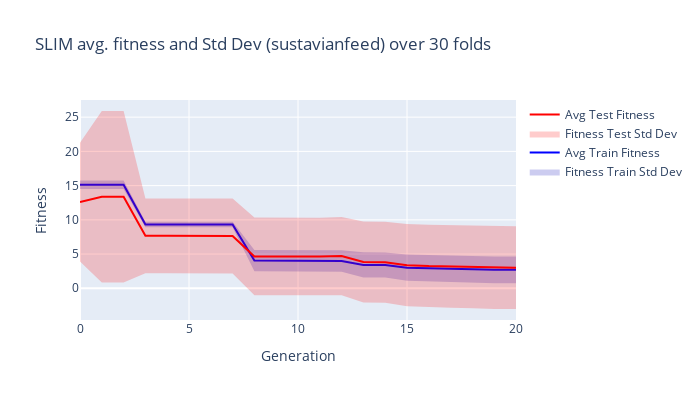

The notebook cell this image was saved under:
### Markdown cell above
When looking at folds, we notice that our model tends to stagnate especially in the last 5, 6 epochs with folds showing even bigger stagnation like fold 7 and 18. Even in earlier to mid epochs we notice extended periods of stagnation. In terms of overfitting, the only clear instance happens in fold 16. The model shows learning ability when it is not stagnating but even in the best performing folds we mostly see sharp drops in loss mixed with periods of stagnation.

### Code cell
plot_avg_fitness('SLIM', n_outer_cv, dataset_name='sustavianfeed')

### Figure 1 — Plotly figure (JSON) as saved in the notebook; plotly's stock layout.template omitted (floating-point values rounded to 4 significant figures)
{"data": [{"line": {"color": "rgba(0,0,255,0)"}, "showlegend": false, "type": "scatter", "x": [0, 1, 2, 3, 4, 5, 6, 7, 8, 9, 10, 11, 12, 13, 14, 15, 16, 17, 18, 19, 20], "y": [15.73, 15.74, 15.74, 9.721, 9.721, 9.721, 9.717, 9.717, 5.582, 5.58, 5.579, 5.573, 5.564, 5.256, 5.245, 4.917, 4.848, 4.763, 4.668, 4.646, 4.646]}, {"fill": "tonexty", "fillcolor": "rgba(0,0,180,0.2)", "line": {"color": "rgba(0,0,255,0)"}, "name": "Fitness Train Std Dev", "type": "scatter", "x": [0, 1, 2, 3, 4, 5, 6, 7, 8, 9, 10, 11, 12, 13, 14, 15, 16, 17, 18, 19, 20], "y": [14.51, 14.51, 14.51, 8.915, 8.915, 8.915, 8.911, 8.911, 2.5, 2.501, 2.501, 2.489, 2.41, 1.564, 1.567, 1.083, 1.009, 0.8898, 0.7725, 0.7344, 0.7343]}, {"line": {"color": "blue"}, "name": "Avg Train Fitness", "type": "scatter", "x": [0, 1, 2, 3, 4, 5, 6, 7, 8, 9, 10, 11, 12, 13, 14, 15, 16, 17, 18, 19, 20], "y": [15.12, 15.12, 15.12, 9.318, 9.318, 9.318, 9.314, 9.314, 4.041, 4.04, 4.04, 4.031, 3.987, 3.41, 3.406, 3.0, 2.928, 2.826, 2.72, 2.69, 2.69]}, {"line": {"color": "rgba(255,0,0,0)"}, "showlegend": false, "type": "scatter", "x": [0, 1, 2, 3, 4, 5, 6, 7, 8, 9, 10, 11, 12, 13, 14, 15, 16, 17, 18, 19, 20], "y": [21.25, 25.9, 25.9, 13.13, 13.13, 13.13, 13.11, 13.11, 10.33, 10.3, 10.3, 10.3, 10.42, 9.752, 9.726, 9.388, 9.273, 9.207, 9.133, 9.048, 9.048]}, {"fill": "tonexty", "fillcolor": "rgba(255,0,0,0.2)", "line": {"color": "rgba(255,0,0,0)"}, "name": "Fitness Test Std Dev", "type": "scatter", "x": [0, 1, 2, 3, 4, 5, 6, 7, 8, 9, 10, 11, 12, 13, 14, 15, 16, 17, 18, 19, 20], "y": [3.927, 0.8268, 0.8268, 2.206, 2.206, 2.206, 2.175, 2.175, -1.019, -1.032, -1.031, -1.043, -1.001, -2.085, -2.099, -2.63, -2.78, -2.834, -2.902, -3.027, -3.028]}, {"line": {"color": "red"}, "name": "Avg Test Fitness", "type": "scatter", "x": [0, 1, 2, 3, 4, 5, 6, 7, 8, 9, 10, 11, 12, 13, 14, 15, 16, 17, 18, 19, 20], "y": [12.59, 13.36, 13.36, 7.67, 7.67, 7.67, 7.643, 7.643, 4.654, 4.636, 4.636, 4.628, 4.711, 3.833, 3.813, 3.379, 3.247, 3.187, 3.115, 3.011, 3.01]}], "layout": {"height": 400, "title": {"text": "SLIM avg. fitness and Std Dev (sustavianfeed) over 30 folds"}, "width": 700, "xaxis": {"title": {"text": "Generation"}}, "yaxis": {"title": {"text": "Fitness"}}}}
